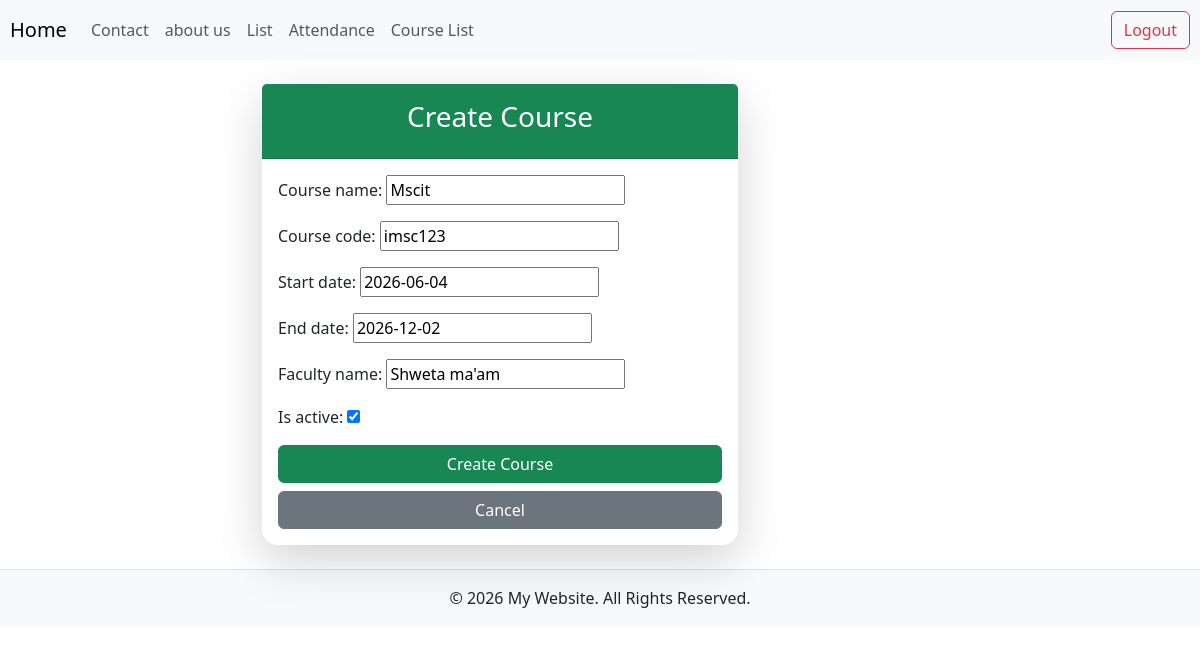
Page /Course/2/edit/ (signed in) on the committed database.
### student/models.py (models this page shows, shortened)
class Course(models.Model):
    course_name = models.CharField(max_length=100)
    course_code = models.CharField(max_length=20,unique=True)
    start_date = models.DateField()
    end_date = models.DateField()
    faculty_name = models.CharField(max_length=100)
    is_active = models.BooleanField(default=True)

### student/views.py (the view)
# urls.py: path('Course/<int:pk>/edit/', views.courseUpdateView.as_view(), name='course_update'),
class courseUpdateView(LoginRequiredMixin,UpdateView):
    model=Course
    fields='__all__'
    template_name='course_crud/course_form.html'
    success_url=reverse_lazy('course_list')

### student/templates/course_crud/course_form.html (shortened to what this page needs)
{% extends 'base.html' %}
{% block content %}
<div class="card shadow-lg border-0 rounded-4 col-md-6 mx-auto">
    <div class="card-header bg-success text-white text-center py-3">
        <h3>Create Course</h3>
    </div>
    <div class="card-body">
        <form method="post">
            {{ form.as_p }}
            <button type="submit" class="btn btn-success w-100">Create Course</button>
            <a class="btn btn-secondary w-100 mt-2" href="{% url 'course_list' %}">Cancel</a>
        </form>
    </div>
</div>
{% endblock %}

### rows in the picture
Course: course_name "Mscit", course_code "imsc123", start_date "2026-06-04", end_date "2026-12-02", faculty_name "Shweta ma'am", is_active "☑"
